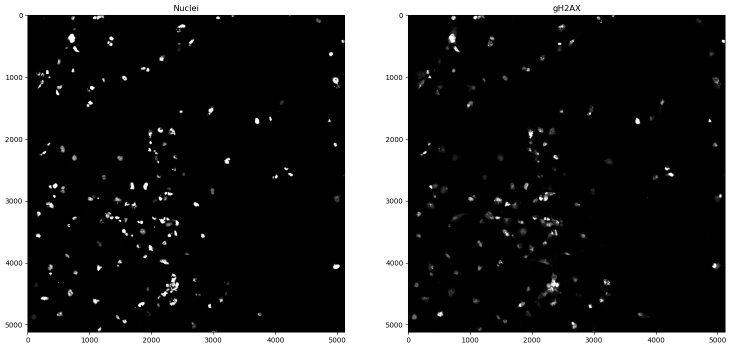
#> input picture nuclei_gH2AX_tile.png, 1463 x 698 px (shown at 1/2 size)
$ python -i mask_erosion.py   (imports and definitions only)
#> lines starting #> are read from the running program, lines starting #| are printed output that depends on the picture; after the words box and inside, x2 and y2 are one past the last pixel; in counts of white or black regions, pixels touching at a corner belong together
#> further down, picture is the input picture: shape (698, 1463); min 0, max 255, mean 55.6
import numpy as np
import matplotlib.pyplot as plt

import scipy.ndimage as ndi
from skimage.filters import gaussian
from skimage.morphology import (
    binary_closing, binary_dilation, binary_erosion,
    remove_small_objects, remove_small_holes, disk
)
from skimage.measure import label, regionprops
from skimage.transform import resize
import skimage as ski

def detect_coverslip_from_rim(
    img,
    downscale=32,
    erosion_px_fullres=200,
):
    """
    Detect coverslip interior by finding the bright rim and filling it.

    img: 2D dask array or numpy array
    returns:
        full_mask      boolean mask at full resolution
        thumb          low-res thumbnail used for detection
        rim_mask       thresholded rim mask on thumbnail
        filled_mask    filled coverslip mask on thumbnail
    """
#> called with downscale = 32, erosion_px_fullres = 200

    h, w = img.shape
#> h = 698; w = 1463

    # [32 lines of commented-out code are left out]

    edges = ski.feature.canny(img, sigma=1, low_threshold=5)
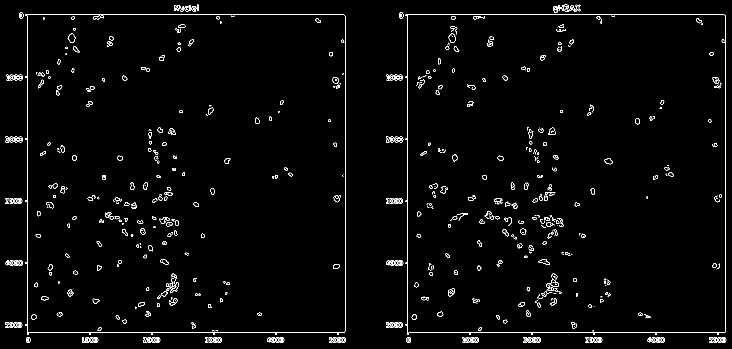
#> edges: shape (698, 1463) bool (shown at 1/2 size); 2% white in thin lines or dots
    edges = ski.morphology.dilation(edges, footprint=np.ones((10, 10)))
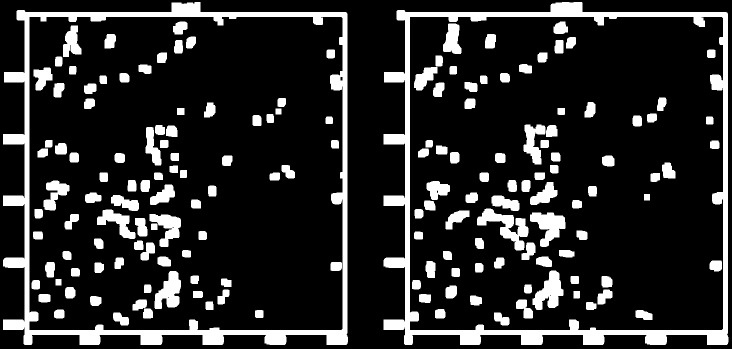
#> edges: shape (698, 1463) bool (shown at 1/2 size); 16.2% white; 166 white regions
    mask = edges>ski.filters.threshold_otsu(edges)
    mask = ndi.binary_fill_holes(ski.util.invert(mask))
#> mask: shape (698, 1463) bool; every value is 1
    labels = ski.measure.label(mask)
#> labels: shape (698, 1463) int32; every value is 1

    # keep largest object only
    props = regionprops(labels)
#> props = 1 regions; box (x1, y1, x2, y2) and area: (0, 0, 1463, 698) 1021174
    if not props:
        raise ValueError("No coverslip region detected from rim.")
    largest = max(props, key=lambda r: r.area).label
#> largest = 1
    filled = labels == largest

    # erode inward to remove bright edge region
    erosion_small = max(1, erosion_px_fullres // downscale)
    filled = binary_erosion(filled, disk(erosion_small))

    # # back to full resolution
    # full_mask = resize(
    #     filled.astype(float),
    #     (h, w),
    #     order=0,
    #     preserve_range=True,
    #     anti_aliasing=False,
    # ) > 0.5

    return img, mask, filled


# # import numpy as np
# # import tifffile as tiff

# # from skimage.transform import resize
# # from skimage.filters import gaussian, threshold_otsu
# # from skimage.morphology import (
# #     binary_closing, binary_opening, binary_erosion,
# #     remove_small_holes, remove_small_objects, disk
# # )
# # from skimage.measure import label, regionprops
# # from scipy.ndimage import binary_fill_holes


# # def detect_coverslip_mask(
# #     img,
# #     downscale=16,
# #     blur_sigma=2,
# #     min_size_fraction=0.05,
# #     erosion_px_fullres=150
# # ):
# #     """
# #     img: 2D numpy array
# #     returns: boolean full-resolution mask for coverslip interior
# #     """

# #     h, w = img.shape

# #     # downsample
# #     small = resize(
# #         img,
# #         (h // downscale, w // downscale),
# #         order=1,
# #         preserve_range=True,
# #         anti_aliasing=True
# #     ).astype(np.float16)

# #     # normalize
# #     small = small - small.min()
# #     if small.max() > 0:
# #         small = small / small.max()

# #     # smooth
# #     small_blur = gaussian(small, sigma=blur_sigma)

# #     # threshold
# #     thr = threshold_otsu(small_blur)
# #     mask = small_blur > thr

# #     # morphology cleanup
# #     mask = binary_closing(mask, disk(5))
# #     mask = binary_opening(mask, disk(3))
# #     mask = remove_small_holes(mask, area_threshold=5000)
# #     mask = remove_small_objects(mask, min_size=int(mask.size * min_size_fraction))

# #     # keep largest connected component
# #     lab = label(mask)
# #     props = regionprops(lab)

# #     if len(props) == 0:
# #         raise ValueError("No coverslip region detected.")

# #     largest = max(props, key=lambda r: r.area).label
# #     mask = (lab == largest)

# #     # fill holes
# #     mask = binary_fill_holes(mask)

# #     # erode inward to remove rim
# #     erosion_small = max(1, erosion_px_fullres // downscale)
# #     mask = binary_erosion(mask, disk(erosion_small))

# #     # resize back to full res
# #     full_mask = resize(
# #         mask.astype(float),
# #         img.shape,
# #         order=0,
# #         preserve_range=True,
# #         anti_aliasing=False
# #     ) > 0.5

# #     return full_mask


# import numpy as np

# from skimage.filters import gaussian, threshold_otsu
# from skimage.morphology import (
#     binary_closing, binary_opening, binary_erosion,
#     remove_small_holes, remove_small_objects, disk
# )
# from skimage.measure import label, regionprops
# from scipy.ndimage import binary_fill_holes
# from skimage.transform import resize


# def detect_coverslip_mask_dask(
#     img,
#     downscale=32,
#     blur_sigma=6,
#     min_size_fraction=0.05,
#     erosion_px_fullres=150
# ):
#     """
#     img: 2D dask array or numpy array
#     returns: full-resolution boolean mask
#     """

#     h, w = img.shape

#     # make a cheap low-res thumbnail directly by striding, then compute
#     small = img[::downscale, ::downscale].compute().astype(np.float16)
#     #small = np.asarray(small, dtype=np.float32)

#     # normalize
#     small_min = small.min()
#     small_max = small.max()
#     if small_max <= small_min:
#         raise ValueError("Thumbnail is constant; cannot threshold coverslip.")
#     small = (small - small_min) / (small_max - small_min)

#     # blur so the coverslip becomes one broad object
#     small_blur = gaussian(small, sigma=blur_sigma)
#     #small_blur = np.nan_to_num(small_blur, nan=0.0, posinf=0.0, neginf=0.0)

#     # threshold
#     thr = threshold_otsu(small_blur)
#     mask = small_blur > thr

#     # cleanup
#     mask = binary_closing(mask, disk(5))
#     mask = binary_opening(mask, disk(3))
#     mask = remove_small_holes(mask, area_threshold=5000)
#     mask = remove_small_objects(mask, min_size=max(1000, int(mask.size * min_size_fraction)))

#     # keep largest object
#     lab = label(mask)
#     props = regionprops(lab)
#     if not props:
#         raise ValueError("No coverslip region detected.")
#     largest = max(props, key=lambda r: r.area).label
#     mask = (lab == largest)

#     # fill interior
#     mask = binary_fill_holes(mask)

#     # erode inward to remove bright rim
#     erosion_small = max(1, erosion_px_fullres // downscale)
#     mask = binary_erosion(mask, disk(erosion_small))

#     # resize back to full image size
#     full_mask = resize(
#         mask.astype(float),
#         (h, w),
#         order=0,
#         preserve_range=True,
#         anti_aliasing=False
#     ) > 0.5

#     return full_mask

>>> import cv2
>>> picture = cv2.imread('../nuclei_gH2AX_tile.png', cv2.IMREAD_GRAYSCALE)
>>> result = detect_coverslip_from_rim(picture)
